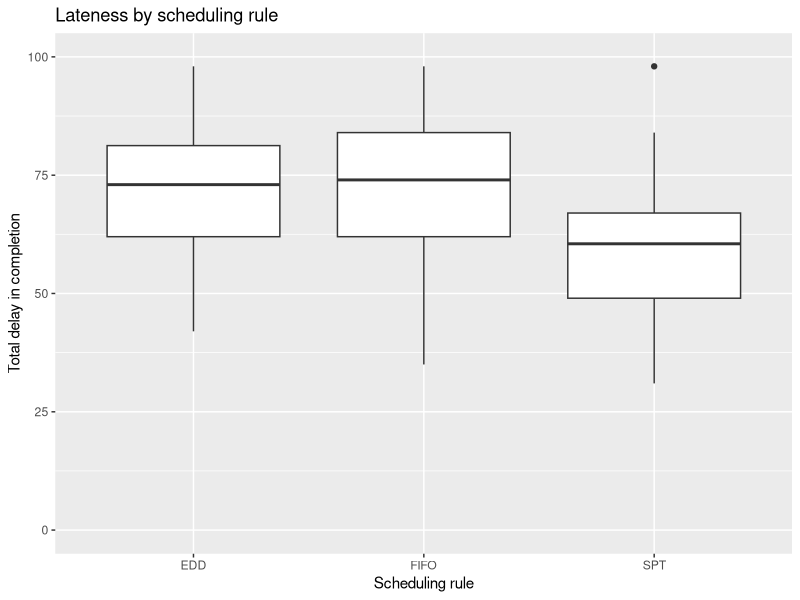
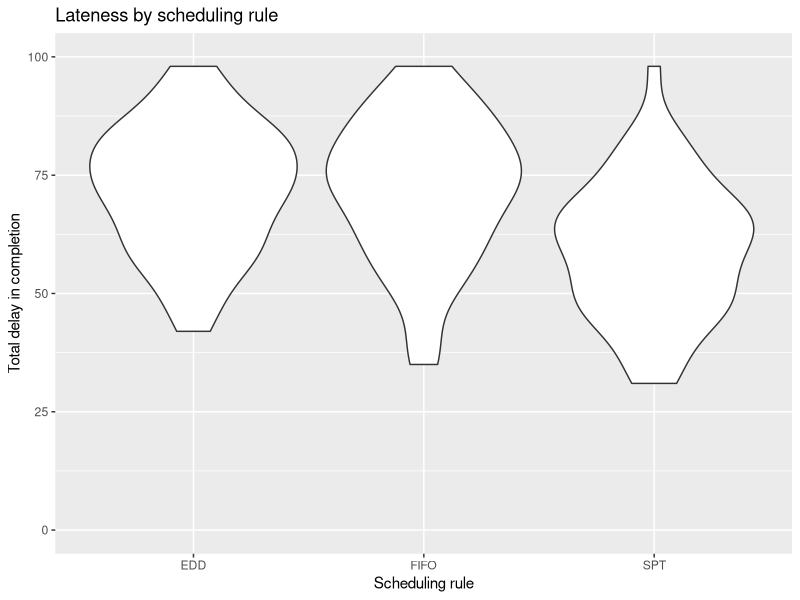

These figures' R source, in order:
## ---- chunk 1
knitr::opts_chunk$set(echo = TRUE)
library(dplyr)
library(magrittr)
library(tidyr)
library(ggplot2)
## ---- chunk 2
job <- data.frame(job = c(1, 2,3, 4, 5, 6, 7, 8), 
                  processingtime = c(2, 3, 2, 1, 4, 3, 4, 2),
                  duedate = c(7, 3, 11, 5, 13, 10, 15, 17))
## ---- chunk 3
datalist <- c(1,2,3,4,5,6,7,8)
neworder <- c(4, 2, 5, 6, 3, 8, 7, 1)
datalist[neworder]
## ---- chunk 4
lateness <- function(duedate, completiondate){
  lateness <- max(0, completiondate - duedate)
}
## ---- chunk 5
fifolate <- function(joblist){
   joblength <- length(joblist$job)
   totallateness <- 0
   completion <- 0
   for(i in 1:joblength){
     completion <- completion + joblist$processingtime[i]
     totallateness <- totallateness + lateness(joblist$duedate, completion)
   } 
   totallateness
}
## ---- chunk 6
jobnumber <- sample(job$job, size = 8, replace = FALSE)
jobsim <- data.frame(job = jobnumber,
                     processingtime = job$processingtime[jobnumber], 
                     duedate = sample(job$duedate, size=8, replace = FALSE))
## ---- chunk 7
eddlate <- function(joblist){
   joblength <- length(joblist$job)
   sortedd <- joblist %>% arrange(duedate, processingtime)
   totallateness <- 0
   completion <- 0
   for(i in 1:joblength){
     completion <- completion + sortedd$processingtime[i]
     totallateness <- totallateness + lateness(sortedd$duedate, completion)
   } 
   totallateness
}

sptlate <- function(joblist){
   joblength <- length(joblist$job)
   sortspt <- joblist %>% arrange(processingtime, duedate)
   totallateness <- 0
   completion <- 0
   for(i in 1:joblength){
     completion <- completion + sortspt$processingtime[i]
     totallateness <- totallateness + lateness(sortspt$duedate, completion)
   } 
   totallateness
}
## ---- chunk 8
fifosort <- job
eddsort <- job %>% arrange(duedate, processingtime)
sptsort <- job %>% arrange(processingtime,duedate)
print("original lateness")
print(fifolate(job))
print(eddlate(job))
print(sptlate(job))
print("lateness of sampled order")
print(fifolate(jobsim))
print(eddlate(jobsim))
print(sptlate(jobsim))
## ---- chunk 9
days <- 50
fifolatesim <- c()
eddlatesim <- c()
sptlatesim <- c()
set.seed(1234)
for (t in 1:days){
  jobnumber <- sample(job$job, size = 8, replace = TRUE)
  jobsim <- data.frame(job = jobnumber,
                     processingtime = job$processingtime[jobnumber], 
                     duedate = sample(job$duedate, size=8, replace = FALSE))
  fifolatesim <- c(fifolatesim, fifolate(jobsim))
  eddlatesim <- c(eddlatesim, eddlate(jobsim))
  sptlatesim <- c(sptlatesim, sptlate(jobsim))
}
## ---- chunk 10
latesimresults <- data.frame(FIFO = fifolatesim, 
                              EDD = eddlatesim,
                              SPT =  sptlatesim)
ggplot(latesimresults) + geom_boxplot(aes(x="FIFO", y=FIFO)) + geom_boxplot(aes(x="EDD", y=EDD)) + geom_boxplot(aes(x="SPT", y=SPT)) +
  ylab("Total delay in completion") + ylim(0, 100) + xlab("Scheduling rule") +
  ggtitle("Lateness by scheduling rule")
## ---- chunk 11
# Alternative way of creating graph
latesimresults %>% 
  gather(key=rule, value=lateness, FIFO, EDD, SPT) %>%
  ggplot() + geom_violin(aes(x=rule, y=lateness)) + 
  ylab("Total delay in completion") + ylim(0, 100) + xlab("Scheduling rule") +
  ggtitle("Lateness by scheduling rule")
